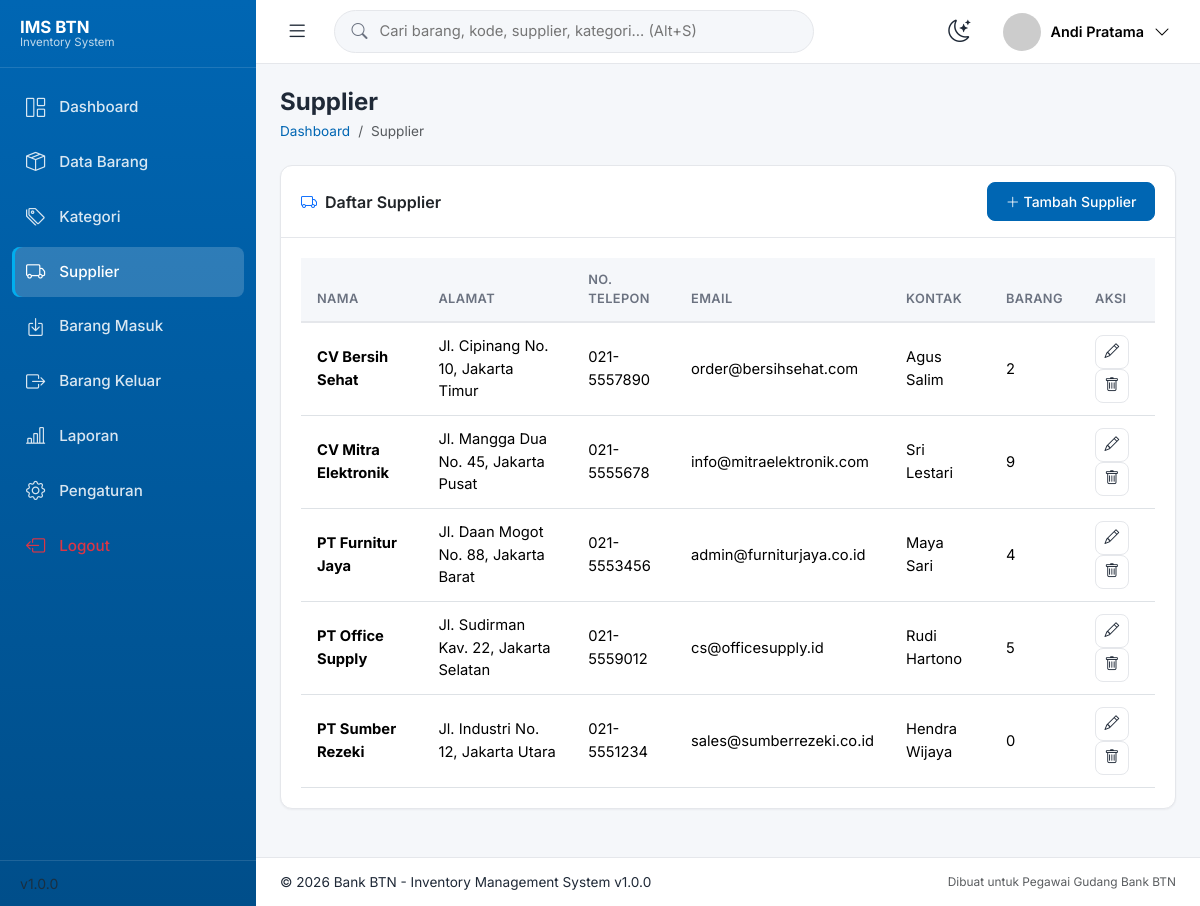
Page /pages/supplier.php (signed in) on the committed database.
### tables this page shows
CREATE TABLE supplier (
  id INT UNSIGNED NOT NULL AUTO_INCREMENT,
  nama VARCHAR(100) NOT NULL,
  alamat TEXT,
  no_telepon VARCHAR(20),
  email VARCHAR(100),
  kontak_person VARCHAR(100),
  created_at TIMESTAMP DEFAULT CURRENT_TIMESTAMP,
  updated_at TIMESTAMP DEFAULT CURRENT_TIMESTAMP ON UPDATE CURRENT_TIMESTAMP,
  PRIMARY KEY (id)
);

### includes/functions.php (called while the page is built, shortened)
<?php
require_once __DIR__ . '/../config/database.php';
function e($value): string {
    return htmlspecialchars($value ?? '', ENT_QUOTES, 'UTF-8');
}
function current_admin(): ?array {
    $stmt = db()->prepare('SELECT * FROM admin WHERE id = ?');
    $stmt->execute([$_SESSION['admin_id']]);
    return $stmt->fetch() ?: null;
}
function format_angka($n): string {
    return number_format($n, 0, ',', '.');
}

### config/database.php (called while the page is built, shortened)
<?php
function db() {
    static $pdo = null;
    if ($pdo === null) {
        $dsn = 'mysql:host=' . DB_HOST . ';dbname=' . DB_NAME . ';charset=' . DB_CHARSET;
        $options = [
            PDO::ATTR_ERRMODE => PDO::ERRMODE_EXCEPTION,
            PDO::ATTR_DEFAULT_FETCH_MODE => PDO::FETCH_ASSOC,
            PDO::ATTR_EMULATE_PREPARES => false,
        ];
        try {
            $pdo = new PDO($dsn, DB_USER, DB_PASS, $options);
        } catch (PDOException $e) {
            die('Koneksi database gagal: ' . $e->getMessage());
        }
    }
    return $pdo;
}

### pages/supplier.php (the view, shortened to what this page needs)
<?php
require_once __DIR__ . '/../includes/header.php';
$rows = db()->query("
    SELECT s.*, (SELECT COUNT(*) FROM barang b WHERE b.supplier_id = s.id) AS jml_barang
    FROM supplier s ORDER BY s.nama ASC
")->fetchAll();
?>
<div class="page-title-bar fade-in">
    <h4>Supplier</h4>
    <nav class="breadcrumb">
        <a class="breadcrumb-item" href="<?= BASE_URL ?>/pages/dashboard.php">Dashboard</a>
        <span class="breadcrumb-item active">Supplier</span>
    </nav>
</div>
<div class="card">
    <div class="card-header">
        <span><i class="bi bi-truck text-primary me-2"></i>Daftar Supplier</span>
        <button class="btn btn-primary btn-sm" data-bs-toggle="modal" data-bs-target="#modalSupplier" onclick="resetForm()">
            <i class="bi bi-plus-lg"></i> Tambah Supplier
        </button>
    </div>
    <div class="card-body">
        <?php if (empty($rows)): ?>
            <div class="empty-state"><?= empty_state_svg('default') ?><h5>Belum ada supplier</h5></div>
        <?php else: ?>
        <div class="table-responsive">
            <table class="table table-hover datatable w-100">
                <thead><tr><th>Nama</th><th>Alamat</th><th>No. Telepon</th><th>Email</th><th>Kontak</th><th>Barang</th><th class="no-print">Aksi</th></tr></thead>
                <tbody>
                <?php foreach ($rows as $r): ?>
                    <tr>
                        <td><strong><?= e($r['nama']) ?></strong></td>
                        <td><?= e($r['alamat'] ?? '-') ?></td>
                        <td><?= e($r['no_telepon'] ?? '-') ?></td>
                        <td><?= e($r['email'] ?? '-') ?></td>
                        <td><?= e($r['kontak_person'] ?? '-') ?></td>
                        <td><?= format_angka($r['jml_barang']) ?></td>
                        <td class="no-print">
                            <button class="btn-icon-sm success" onclick='editSupplier(<?= htmlspecialchars(json_encode($r), ENT_QUOTES) ?>)'><i class="bi bi-pencil"></i></button>
                            <a href="<?= BASE_URL ?>/actions/supplier-delete.php?id=<?= $r['id'] ?>" class="btn-icon-sm danger" onclick="return confirmDelete(this.href, {text:'Supplier: <?= e($r['nama']) ?>'})"><i class="bi bi-trash"></i></a>
                        </td>
                    </tr>
                <?php endforeach; ?>
                </tbody>
            </table>
        </div>
        <?php endif; ?>
    </div>
</div>
<?php
require_once __DIR__ . '/../includes/footer.php';
?>

### includes/navbar.php (shortened to what this page needs)
<?php
$admin = $admin ?? current_admin();
$foto_src = BASE_URL . '/images/avatar-default.png';
?>
<nav class="topbar">
    <button class="btn-icon" id="sidebarToggle" aria-label="Toggle sidebar">
        <i class="bi bi-list"></i>
    </button>
    <form class="topbar-search" action="<?= BASE_URL ?>/pages/search.php" method="get" autocomplete="off">
        <i class="bi bi-search"></i>
        <input type="text" name="q" placeholder="Cari barang, kode, supplier, kategori... (Alt+S)" value="<?= e($_GET['q'] ?? '') ?>" id="globalSearchInput">
    </form>
    <div class="topbar-right">
        <button class="btn-icon" id="darkModeToggle" aria-label="Toggle dark mode" title="Mode Gelap (Alt+D)">
        </button>
        <div class="dropdown">
            <button class="profile-btn" data-bs-toggle="dropdown" aria-expanded="false">
                <img src="<?= e($foto_src) ?>" alt="Avatar" class="profile-avatar" onerror="this.src='https://ui-avatars.com/api/?name=<?= urlencode($admin['nama'] ?? 'Admin') ?>&background=0066B3&color=fff&bold=true'">
                <span class="profile-name d-none d-md-inline"><?= e($admin['nama'] ?? 'Admin') ?></span>
                <i class="bi bi-chevron-down d-none d-md-inline"></i>
            </button>
        </div>
    </div>
</nav>

### css/style.css (style rules this page uses)
:root { --primary: #0066B3; --primary-dark: #004E8A; --primary-light: #E6F1FA; --secondary: #00AEEF; --bg: #F5F7FA; --card: #FFFFFF; --success: #22C55E; --warning: #F59E0B; --danger: #EF4444; --text: #1F2937; --text-muted: #6B7280; --border: #E5E7EB; --radius: 12px; --radius-sm: 8px; --shadow-sm: 0 1px 2px rgba(16,24,40,.05); --shadow: 0 4px 12px rgba(16,24,40,.06); --shadow-md: 0 8px 24px rgba(16,24,40,.08); --sidebar-w: 256px; --sidebar-w-collapsed: 76px; --topbar-h: 64px; --font: 'Inter', system-ui, -apple-system, "Segoe UI", Roboto, sans-serif; }
* { box-sizing: border-box; }
body { font-family: var(--font); background: var(--bg); color: var(--text); font-size: 16px; line-height: 1.5; margin: 0; -webkit-font-smoothing: antialiased; }
.topbar { height: var(--topbar-h); background: var(--card); border-bottom: 1px solid var(--border); display: flex; align-items: center; gap: 16px; padding: 0 20px; position: sticky; top: 0; z-index: 1030; }
.btn-icon { background: none; border: none; font-size: 1.4rem; color: var(--text); cursor: pointer; padding: 6px 10px; border-radius: 8px; transition: background .15s; }
.topbar-search { flex: 1; max-width: 480px; display: flex; align-items: center; background: var(--bg); border: 1px solid var(--border); border-radius: 999px; padding: 8px 16px; gap: 10px; }
.topbar-search i { color: var(--text-muted); }
.topbar-search input { border: none; background: transparent; outline: none; flex: 1; font-size: .92rem; color: var(--text); }
.topbar-right { margin-left: auto; display: flex; align-items: center; gap: 12px; }
.profile-btn { display: flex; align-items: center; gap: 10px; background: none; border: none; padding: 6px 10px; border-radius: 999px; cursor: pointer; transition: background .15s; }
.profile-avatar { width: 38px; height: 38px; border-radius: 50%; object-fit: cover; }
.profile-name { font-weight: 600; font-size: .9rem; }
.card { border: 1px solid var(--border); border-radius: var(--radius); background: var(--card); box-shadow: var(--shadow-sm); margin-bottom: 24px; }
.card-header { background: transparent; border-bottom: 1px solid var(--border); padding: 16px 20px; font-weight: 600; display: flex; align-items: center; justify-content: space-between; flex-wrap: wrap; gap: 10px; }
.card-body { padding: 20px; }
.btn { border-radius: var(--radius-sm); font-weight: 500; padding: .5rem 1.1rem; }
.btn-primary { background: var(--primary); border-color: var(--primary); }
.btn-icon-sm { width: 34px; height: 34px; display: inline-flex; align-items: center; justify-content: center; border-radius: 8px; border: 1px solid var(--border); background: var(--card); color: var(--text); cursor: pointer; transition: all .15s; }
.table { margin-bottom: 0; font-size: .92rem; }
.table thead th { background: var(--bg); border-bottom: 2px solid var(--border); color: var(--text-muted); font-weight: 600; font-size: .8rem; text-transform: uppercase; letter-spacing: .03em; padding: 12px 16px; }
.table tbody td { padding: 12px 16px; vertical-align: middle; }
.table tbody tr { transition: background .12s; }
.page-title-bar { margin-bottom: 24px; }
.page-title-bar h4 { font-weight: 700; margin-bottom: 4px; }
.page-title-bar .breadcrumb { margin-bottom: 0; font-size: .85rem; }
.breadcrumb a { color: var(--primary); text-decoration: none; }
.fade-in { animation: fadeIn .3s ease; }

### rows in the picture
supplier: nama "CV Bersih Sehat", alamat "Jl. Cipinang No. 10, Jakarta Timur", no_telepon "021-5557890", email "order@bersihsehat.com", kontak_person "Agus Salim", jml_barang "2"
supplier: nama "CV Mitra Elektronik", alamat "Jl. Mangga Dua No. 45, Jakarta Pusat", no_telepon "021-5555678", email "info@mitraelektronik.com", kontak_person "Sri Lestari", jml_barang "9"
supplier: nama "PT Furnitur Jaya", alamat "Jl. Daan Mogot No. 88, Jakarta Barat", no_telepon "021-5553456", email "admin@furniturjaya.co.id", kontak_person "Maya Sari", jml_barang "4"
supplier: nama "PT Office Supply", alamat "Jl. Sudirman Kav. 22, Jakarta Selatan", no_telepon "021-5559012", email "cs@officesupply.id", kontak_person "Rudi Hartono", jml_barang "5"
supplier: nama "PT Sumber Rezeki", alamat "Jl. Industri No. 12, Jakarta Utara", no_telepon "021-5551234", email "sales@sumberrezeki.co.id", kontak_person "Hendra Wijaya", jml_barang "0"

### other values in the picture
$label "Dashboard"
$label "Data Barang"
$label "Kategori"
$label "Supplier"
$label "Barang Masuk"
$label "Barang Keluar"
$label "Laporan"
$label "Pengaturan"
APP_VERSION "1.0.0"
$admin['nama'] "Andi Pratama"
APP_NAME "Inventory Management System"
